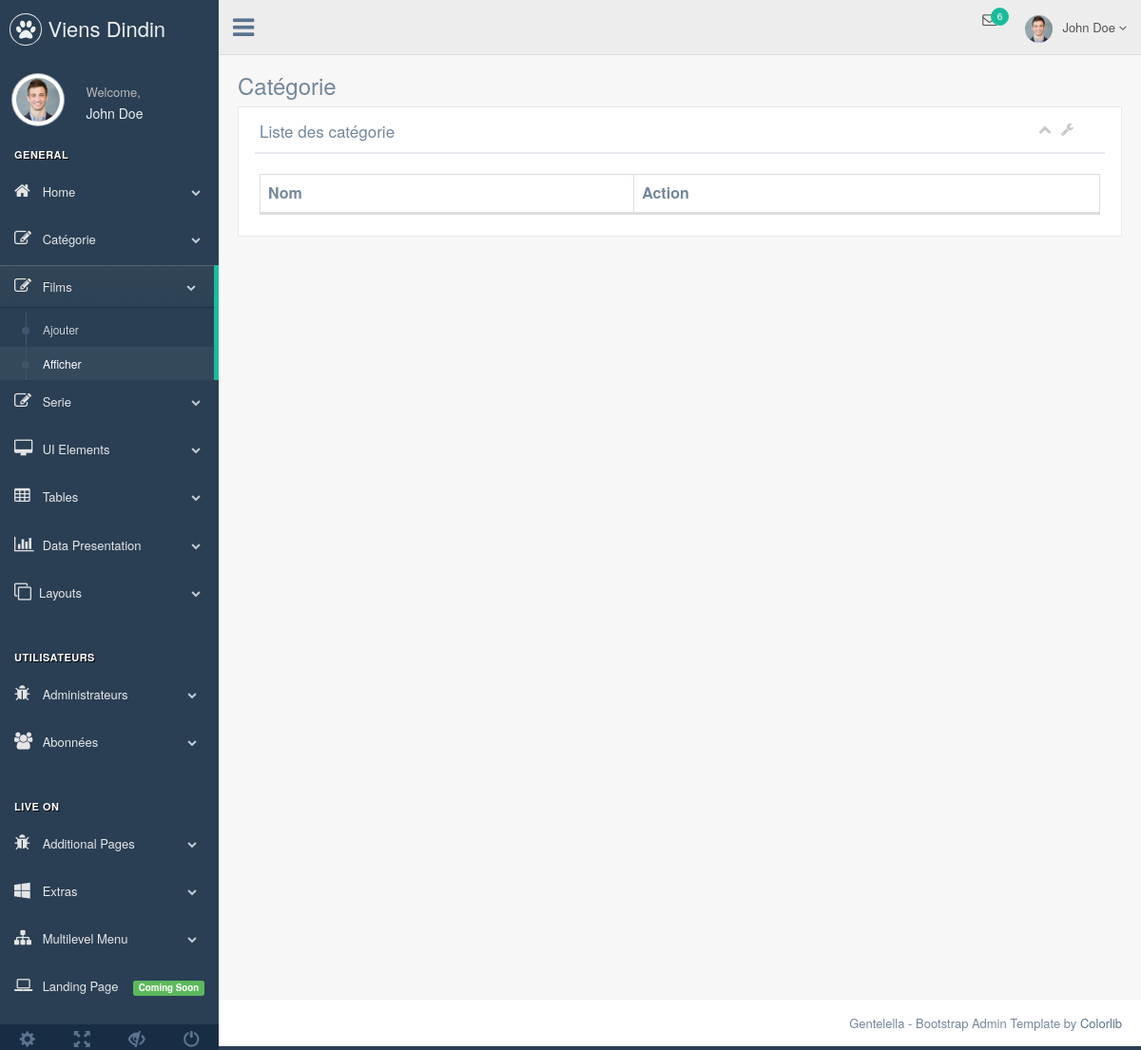
/root/film.php, run on an earlier commit of the app's database.
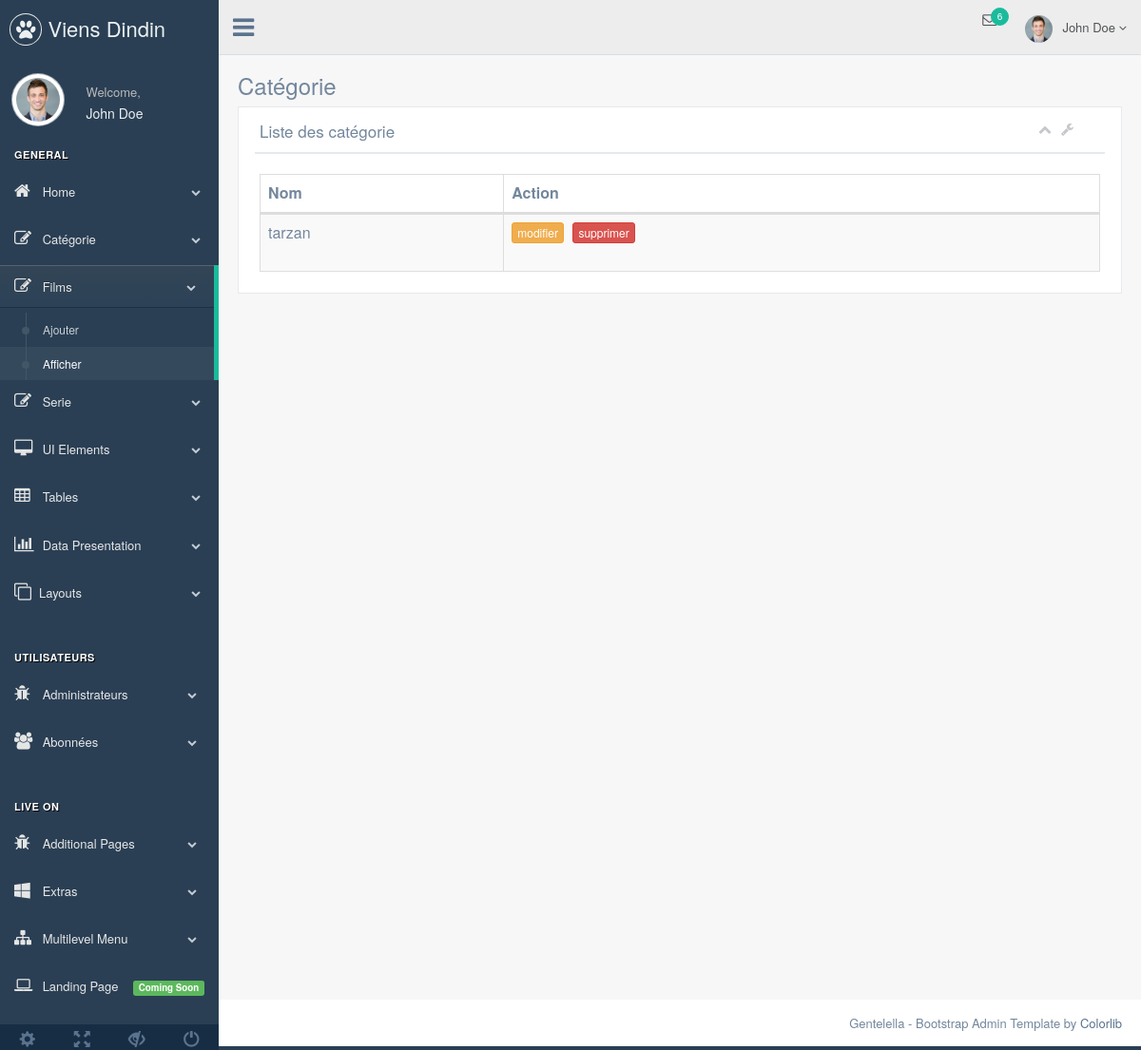
And on a later commit of the database.
### tables this page shows
CREATE TABLE `film` (
  `id` int(11) NOT NULL,
  `nom` varchar(255) NOT NULL,
  `date_de_sortie` date NOT NULL,
  `duree` varchar(255) NOT NULL,
  `realisateur` varchar(255) NOT NULL,
  `acteurs_principals` varchar(255) NOT NULL,
  `categorie_id` int(11) NOT NULL,
  `lien_film` text NOT NULL,
  `cover_film` longtext NOT NULL,
  `root_id` int(11) NOT NULL,
  `date_creation` date NOT NULL
);

### root/film.php (called while the page is built)
<?php
    include '../config/database.php';
    $query = "SELECT * FROM film";
    $resultat = mysqli_query($db,$query);
?>
<?php include 'views/film-list.views.php';?>

### root/views/film-list.views.php (the view, shortened to what this page needs)
<?php include 'partials/_header.php';?>
<link href="assets/pluginsiCheck/skins/flat/green.css" rel="stylesheet">
<link href="assets/plugins/datatables.net-bs/css/dataTables.bootstrap.min.css" rel="stylesheet">
<link href="assets/plugins/datatables.net-buttons-bs/css/buttons.bootstrap.min.css" rel="stylesheet">
<link href="assets/plugins/datatables.net-fixedheader-bs/css/fixedHeader.bootstrap.min.css" rel="stylesheet">
<link href="assets/plugins/datatables.net-responsive-bs/css/responsive.bootstrap.min.css" rel="stylesheet">
<link href="assets/plugins/datatables.net-scroller-bs/css/scroller.bootstrap.min.css" rel="stylesheet">
<link href="assets/css/custom.min.css" rel="stylesheet">
<div class="right_col" role="main">
          <div class="">
            <div class="page-title">
              <div class="title_left">
                <h3>Catégorie</h3>
              </div>
            </div>
            <div class="clearfix"></div>
            <div class="row">
                      <div class="col-md-12 col-sm-12 col-xs-12">
                        <div class="x_panel">
                          <div class="x_title">
                            <h2>Liste des catégorie <small><a href="categorie-add.php">ajouter</a></small></h2>
                            <ul class="nav navbar-right panel_toolbox">
                              <li><a class="collapse-link"><i class="fa fa-chevron-up"></i></a>
                              </li>
                              <li class="dropdown">
                                <a href="#" class="dropdown-toggle" data-toggle="dropdown" role="button" aria-expanded="false"><i class="fa fa-wrench"></i></a>
                              </li>
                            </ul>
                            <div class="clearfix"></div>
                          </div>
                          <div class="x_content">
                            <table id="datatable-buttons" class="table table-striped table-bordered">
                              <thead>
                                <tr>
                                  <th>Nom</th>
                                  <th>Action</th>
                                </tr>
                              </thead>
                              <tbody>
                               <?php if($resultat):?>
                                  <?php while($row = mysqli_fetch_assoc($resultat)):?>
                                    <tr>
                                      <td><?php echo $row['nom'];?></td>
                                      <td>
                                        <form action="film-add.php" method="post">
                                          <button type="submit" class="btn btn-warning btn-xs" name="modifier">modifier</button>
                                          <button type="submit" class="btn btn-danger btn-xs" name="supprimer">supprimer</button>
                                        </form>
                                      </td>
                                    </tr>
                                  <?php endwhile?>
                                <?php endif ?>
                              </tbody>
                            </table>
                          </div>
                        </div>
                      </div>
                    </div>
          </div>
        </div>
  <?php include 'partials/_footer.php';?>
  </body>
</html>

What changed in the data, as far as the page shows it:
added film: nom "tarzan"
